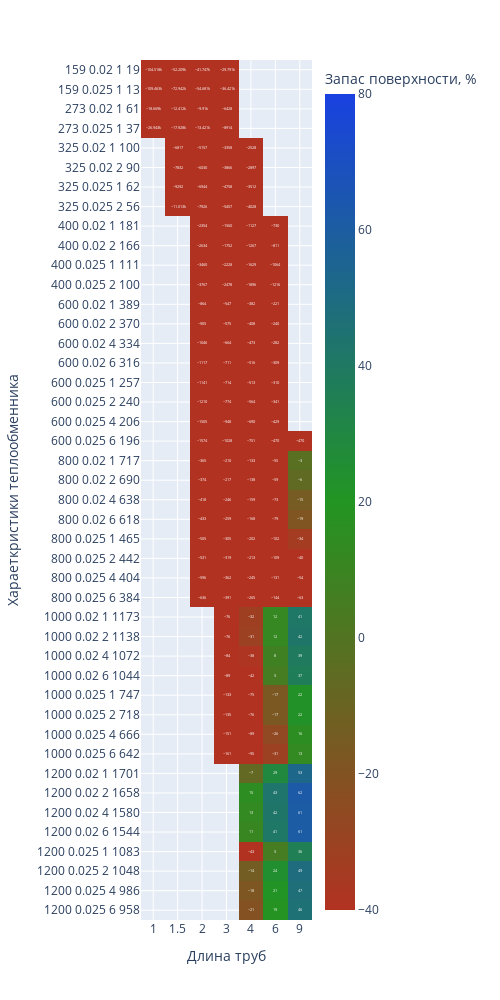

Notebook code cell kept with this figure:
### Markdown cell above
В дефлегматоре конденсируются пары из верхней части колонны (мольный состав паров аналогичен составу дистилляту).

### Code cell
capacitors = eq.calculate_equipment(
        heaters_table,
        aqua_vapor_saturation_by_pressure,
        aqua_liquid_saturation,
        aqua_vapor_saturation,
        balance,
        properties,
        FEED_TEMPERATURE,
        thermal_balance,
        Ropt,
        EQ_NAME = 'дефлегматор',
        ORIENTACION='вертикальный',
        Tn=20,
        Tk=30
        )
capacitors_fig = px.imshow(
    round(capacitors),
    labels=dict(x="Длина труб", y="Хараеткристики теплообменника", color="Запас поверхности, %"),
    range_color=[-40,80],
    color_continuous_scale=["rgb(178, 50, 34)", "rgb(34, 149, 34)", "rgb(25, 65, 225)"],
    x=capacitors.columns,
    y=capacitors.index,
    text_auto=True, aspect="auto",
    width=500,
    height=1000
    )
capacitors_fig.show()

### Figure 1 — Plotly figure (JSON) as saved in the notebook; plotly's stock layout.template omitted (floating-point values rounded to 4 significant figures; data arrays with more than 128 entries replaced by an {"elided": "..."} marker saying what was removed)
{"data": [{"coloraxis": "coloraxis", "hovertemplate": "Длина труб: %{x}<br>Хараеткристики теплообменника: %{y}<br>Запас поверхности, %: %{z}<extra></extra>", "name": "0", "texttemplate": "%{z}", "type": "heatmap", "x": ["1", "1.5", "2", "3", "4", "6", "9"], "xaxis": "x", "y": ["159 0.02 1 19", "159 0.025 1 13", "273 0.02 1 61", "273 0.025 1 37", "325 0.02 1 100", "325 0.02 2 90", "325 0.025 1 62", "325 0.025 2 56", "400 0.02 1 181", "400 0.02 2 166", "400 0.025 1 111", "400 0.025 2 100", "600 0.02 1 389", "600 0.02 2 370", "600 0.02 4 334", "600 0.02 6 316", "600 0.025 1 257", "600 0.025 2 240", "600 0.025 4 206", "600 0.025 6 196", "800 0.02 1 717", "800 0.02 2 690", "800 0.02 4 638", "800 0.02 6 618", "800 0.025 1 465", "800 0.025 2 442", "800 0.025 4 404", "800 0.025 6 384", "1000 0.02 1 1173", "1000 0.02 2 1138", "1000 0.02 4 1072", "1000 0.02 6 1044", "1000 0.025 1 747", "1000 0.025 2 718", "1000 0.025 4 666", "1000 0.025 6 642", "1200 0.02 1 1701", "1200 0.02 2 1658", "1200 0.02 4 1580", "1200 0.02 6 1544", "1200 0.025 1 1083", "1200 0.025 2 1048", "1200 0.025 4 986", "1200 0.025 6 958"], "yaxis": "y", "z": {"elided": "44x7 int values"}}], "layout": {"coloraxis": {"cmax": 80, "cmin": -40, "colorbar": {"title": {"text": "Запас поверхности, %"}}, "colorscale": [[0, "rgb(178, 50, 34)"], [0.5, "rgb(34, 149, 34)"], [1, "rgb(25, 65, 225)"]]}, "height": 1000, "margin": {"t": 60}, "width": 500, "xaxis": {"anchor": "y", "domain": [0, 1], "title": {"text": "Длина труб"}}, "yaxis": {"anchor": "x", "autorange": "reversed", "domain": [0, 1], "title": {"text": "Хараеткристики теплообменника"}}}}
